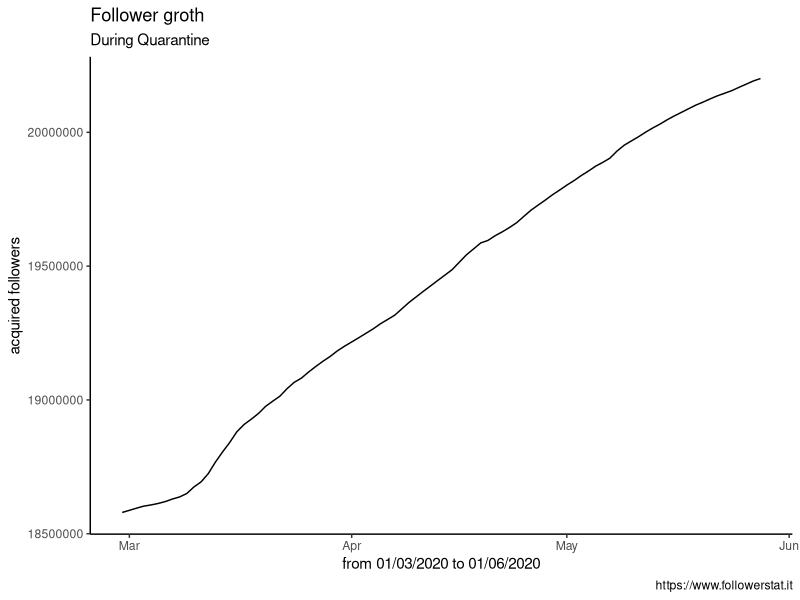
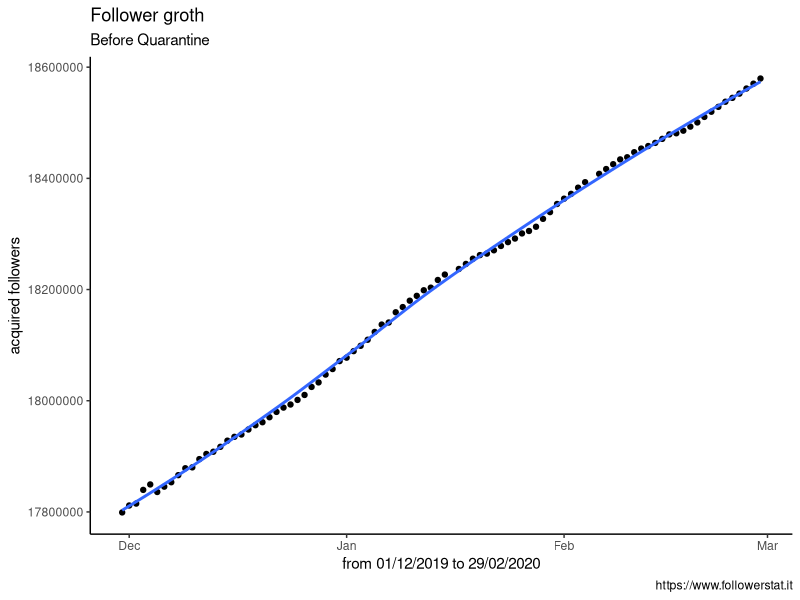
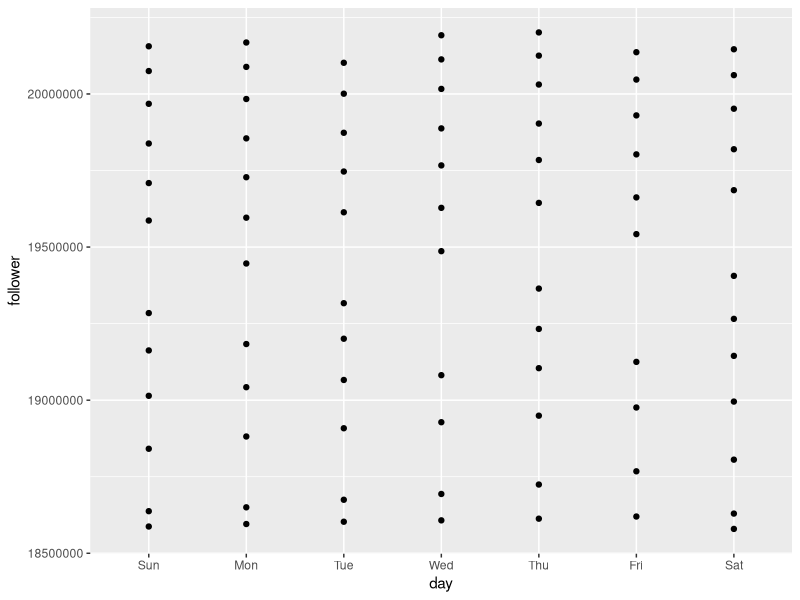

Here is the R script that generated these plots, in order: (Note: this script raises an error after producing the figures.)
## ---- chunk 1
knitr::opts_chunk$set(echo = FALSE)
## ---- chunk 2
library(readr)
library(tidyr)
library(lubridate)
library(stringr)
library(tidyverse)
library(ggplot2)
library(dplyr)
library(tibble)
chiara <-tibble()
chiara <- read.csv("20200301_20200603_statistichechiaraferragni.csv")
chiara2 <-tibble()
chiara2 <- read.csv("20191201_20200229_statistichechiaraferragni.csv")
marca <-tibble()
marca<-read.csv("postMarca.csv")
## ---- chunk 3
chiara$date <- as.Date(chiara$date, "%Y-%m-%d")

ggplot(chiara, aes(date, follower)) + 
  geom_line()+
  labs(
    title = "Follower groth",
    subtitle = "During Quarantine",
    caption = "https://www.followerstat.it",
    x = "from 01/03/2020 to 01/06/2020",
    y = "acquired followers"
  ) +
  theme_classic()
## ---- chunk 4
chiara2$date <- as.Date(chiara2$date, "%Y-%m-%d")

ggplot(data = chiara2, mapping = aes(x = date, y = follower)) +
  geom_point() + 
  geom_smooth(se = FALSE)+
  labs(
    title = "Follower groth",
    subtitle = "Before Quarantine",
    caption = "https://www.followerstat.it",
    x = "from 01/12/2019 to 29/02/2020",
    y = "acquired followers"
  )+
  theme_classic()
## ---- chunk 5
seguaci <- chiara %>% select(follower)
seguaci=array(as.numeric(unlist(seguaci)))
massimo <- max(seguaci)
minimo <- min(seguaci)
minmax <- tibble(massimo,minimo)
minmax
## ---- chunk 6
chiara <- chiara %>% 
  mutate(day = wday(date, label = TRUE))
ggplot(chiara,aes(x = day, y = follower)) +
  geom_point() + 
  geom_smooth()
## ---- chunk 7
npost <- chiara %>% 
  mutate(day = wday(date, label = TRUE)) %>% select(newpost)

chiara %>%
  group_by(npost) %>%
  summarise(n = n())

temp <- chiara %>% filter(day %in% c("Sab", "Dom"))
ggplot(temp, aes(date, n))
  geom_line() +
  geom_smooth(se = FALSE, span = 0.20)

## ---- chunk 8
npost <- chiara %>% 
  mutate(day = wday(date, label = TRUE)) %>% select(newpost)

chiara %>%
  group_by(npost) %>%
  summarise(n = n())

temp <- filter(! (day %in% c("Sab", "Dom")))
ggplot(temp, aes(date, n))
  geom_line() +
  geom_smooth(se = FALSE, span = 0.20)
## ---- chunk 9
marca$DATA <- as.Date(marca$DATA, "%d/%m/%Y")
sponsor <- marca %>% mutate(MARCA)
guadagno <- marca %>% count(sponsor)*58000
tabguadagno <- tibble(MARCA, guadagno)
## ---- chunk 10
sponsor <- marca %>% 
  group_by(MARCA) %>% 
  summarise(n = n())

ggplot(data = sponsor) + 
  geom_bar(mapping = aes(x = MARCA, fill = n)) 
## ---- chunk 11
marca$DATA <- as.Date(marca$DATA, "%d/%m/%Y")

postTot <- chiara %>% count(group_by %>% select(newpost))
postMarca <- marca %>% filter(count(MARCA))
unione <- left_join(postTot,postMarca)

ggplot(unione , aes(postTot, postMarca)) + 
  geom_line()

## ---- chunk 12
datedon <- filter(chiara, date=="2020-03-09" & date=="2020-03-10")
donation <- chiara %>% select(follower,datedon)
ggplot(data = donation) +
  geom_freqpoly(mapping = aes(x = donation), binwidth = 0.2)
